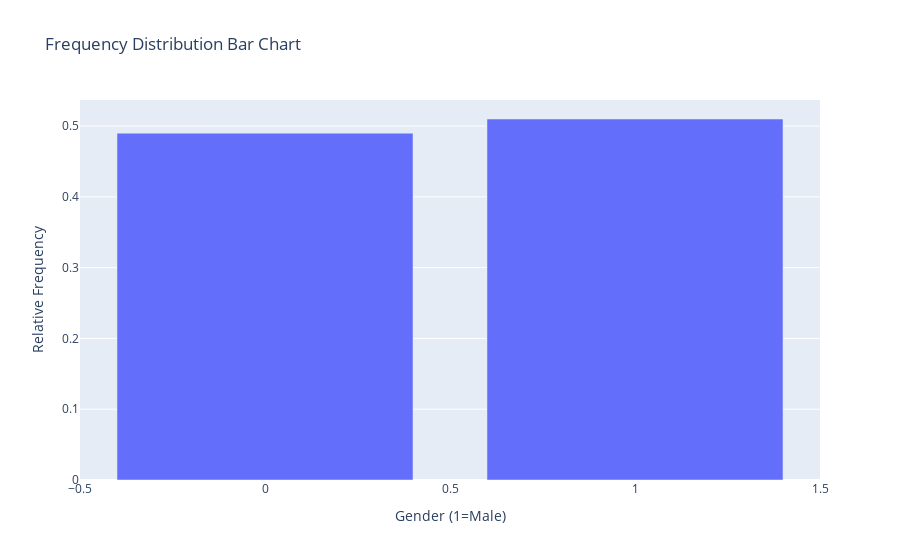

The notebook cell saved with this chart:
### Code cell
dfrf_1 = pd.DataFrame(rel_freq_table_1)
fig = px.bar(x=dfrf_1.index, y=dfrf_1['count'], barmode='group',
             title='Frequency Distribution Bar Chart')
fig.update_layout(xaxis_title="Gender (1=Male)")
#For your solution, label the vertical axis correctly on the line below
fig.update_layout(yaxis_title="Relative Frequency") #SOLUTION
fig.show()

### Figure 1 — Plotly figure (JSON) as saved in the notebook; plotly's stock layout.template omitted (floating-point values rounded to 4 significant figures)
{"data": [{"alignmentgroup": "True", "hovertemplate": "x=%{x}<br>y=%{y}<extra></extra>", "legendgroup": "", "marker": {"color": "#636efa", "pattern": {"shape": ""}}, "name": "", "offsetgroup": "", "orientation": "v", "showlegend": false, "textposition": "auto", "type": "bar", "x": [1, 0], "xaxis": "x", "y": [0.51, 0.49], "yaxis": "y"}], "layout": {"barmode": "group", "legend": {"tracegroupgap": 0}, "title": {"text": "Frequency Distribution Bar Chart"}, "xaxis": {"anchor": "y", "domain": [0, 1], "title": {"text": "Gender (1=Male)"}}, "yaxis": {"anchor": "x", "domain": [0, 1], "title": {"text": "Relative Frequency"}}}}
